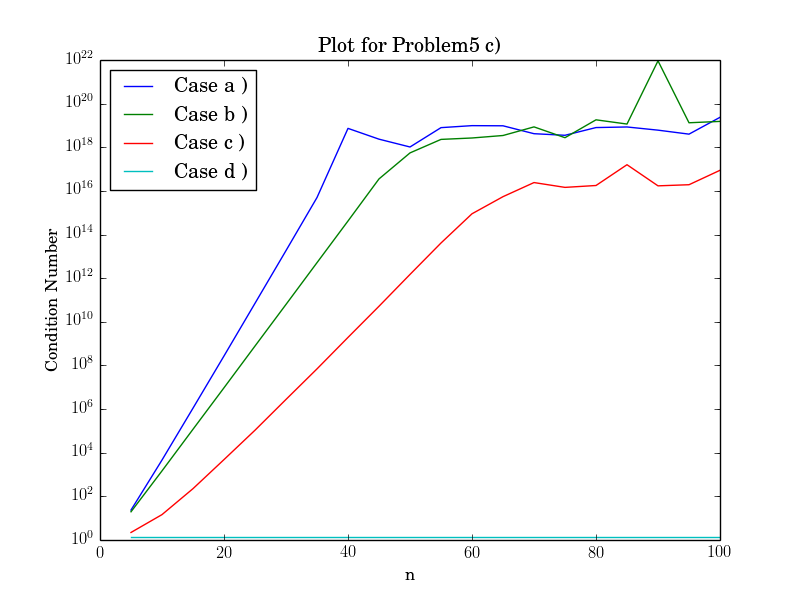

Reproduce this figure in Python.
from __future__ import division
import numpy as np
import numpy.linalg as la
import matplotlib.pyplot as plt

plt.rc("text", usetex=True)
plt.rc("font", family="serif")

def plot_init():
	plt.clf()
	plt.xlabel(" n ")
	plt.ylabel("Condition Number")
	plt.title("Plot for Problem5 c)")
	plt.hold(True)

def plot_draw(X, Y, case):
	plt.semilogy(X, Y, label="Case %s )" % case)
	plt.legend(loc="best")

def cond_a(n):
	mesh_ac = np.linspace(-1, 1, n)
	V_a = np.array([mesh_ac**i for i in range(n)]).T 
	return la.cond(V_a)

def cond_b(n):
	mesh_bd = np.ones(n)
	for i in range(n):
		mesh_bd[i] = mesh_bd[i] * np.cos((2 * (i+1) -1) / (2 * n) *  np.pi)
	V_b = np.array([mesh_bd**i for i in range(n)]).T 
	return la.cond(V_b)

def cond_c(n):
	mesh_ac = np.linspace(-1, 1, n)
	V_c = np.array([np.cos(i * np.arccos(mesh_ac)) for i in range(n)]).T 
	return la.cond(V_c)

def cond_d(n):
	mesh_bd = np.ones(n)
	for i in range(n):
		mesh_bd[i] = mesh_bd[i] * np.cos((2 * (i+1) -1) / (2 * n) *  np.pi)
	V_d = np.array([np.cos(i * np.arccos(mesh_bd)) for i in range(n)]).T 
	return la.cond(V_d)

n_arr = (np.arange(20) + 1) * 5;

a_result = np.ones(20)
for i in range(20):
	a_result[i] *= cond_a(np.copy(n_arr[i]))


b_result = np.ones(20)
for i in range(20):
	b_result[i] *= cond_b(np.copy(n_arr[i]))


c_result = np.ones(20)
for i in range(20):
	c_result[i] *= cond_c(np.copy(n_arr[i]))


d_result = np.ones(20)
for i in range(20):
	d_result[i] *= cond_d(np.copy(n_arr[i]))


plot_init()
plot_draw(n_arr, a_result, 'a')
plot_draw(n_arr, b_result, 'b')
plot_draw(n_arr, c_result, 'c')
plot_draw(n_arr, d_result, 'd')
plt.savefig("problem5_c.png")